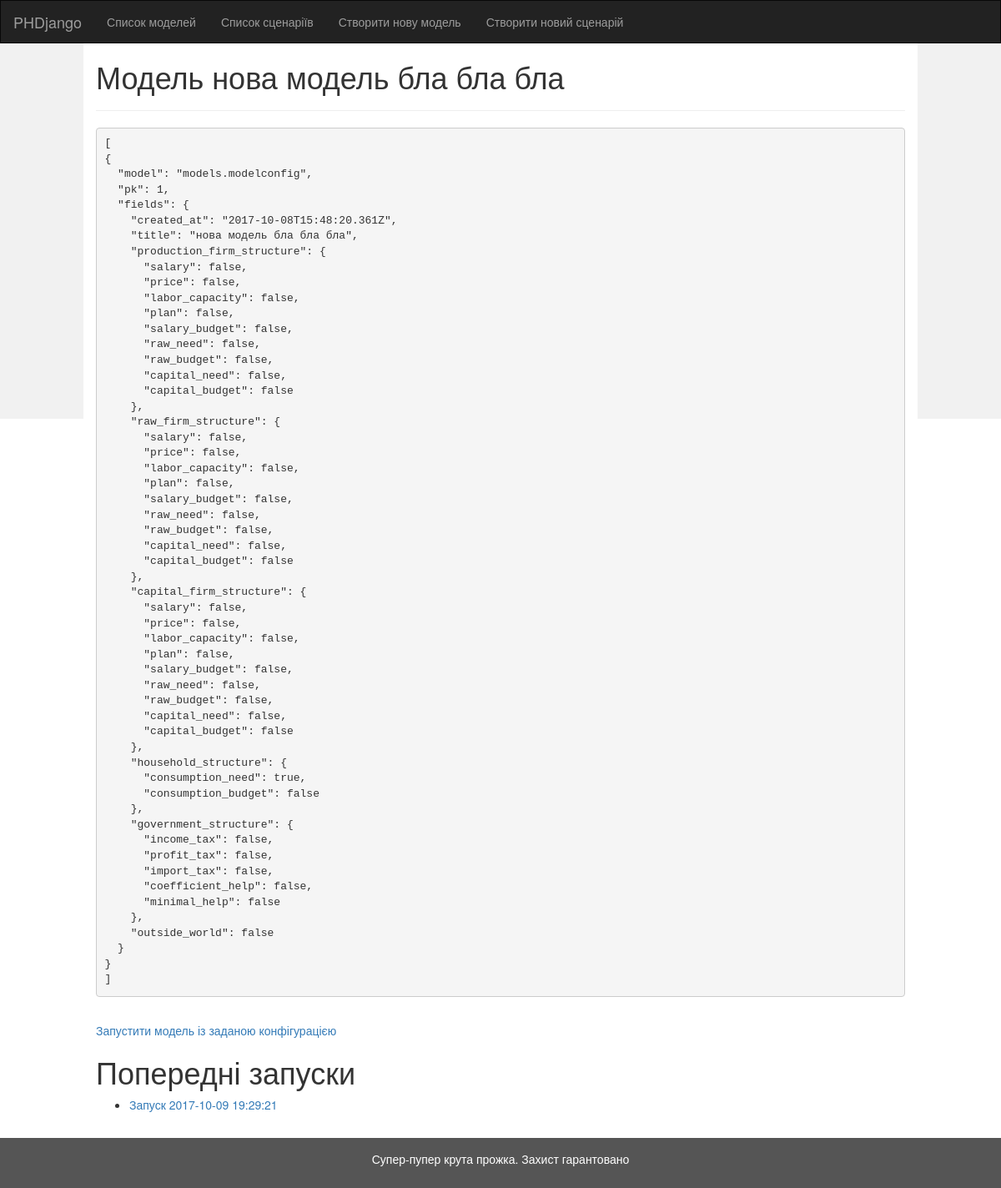
/models/1/, run on the app's committed database.
### models/models.py (models this page shows)
class ModelConfig(models.Model):
    created_at = models.DateTimeField(auto_now_add=True, null=True)
    title = models.CharField("Назва конфігурації моделі", null=True, max_length=1024)
    production_firm_structure = models.ForeignKey(FirmStructure, related_name="ProductionFirm", null=True)
    raw_firm_structure = models.ForeignKey(FirmStructure, related_name="RawFirm", null=True)
    capital_firm_structure = models.ForeignKey(FirmStructure, related_name="CapitalFirm", null=True)
    household_structure = models.ForeignKey(HouseholdStructure, null=True)
    government_structure = models.ForeignKey(GovernmentStructure, null=True)
    outside_world = models.BooleanField("Зовнішній світ", default=False)
    def natural_key(self):
        return (self.title, self.created_at,) + self.production_firm_structure.natural_key() + \
               self.raw_firm_structure.natural_key() + self.capital_firm_structure.natural_key() + \
               self.household_structure.natural_key() + self.government_structure.natural_key()
    natural_key.dependencies = ['phdjango.FirmStructure', 'phdjango.HouseholdStructure', 'phdjango.GovernmentStructure']
    def __str__(self):
        return "Модель " + str(self.title) if self.title is not None else "" + "створена " + self.created_at.strftime(
            "%Y-%m-%d %H:%M:%S")

class ModelResult(models.Model):
    modelRunConfiguration = models.ForeignKey(ModelRunConfiguration, null=True)
    modelConfig = models.ForeignKey(ModelConfig, null=True)
    created_at = models.DateTimeField(auto_now_add=True, null=True)
    def __str__(self):
        return "Запуск " + self.created_at.strftime("%Y-%m-%d %H:%M:%S")

### models/views.py (the view)
# urls.py: url(r'^(?P<model_config_id>[0-9]+)/$', views.get_model_config_view, name='model-config-detail'),
def get_model_config_view(request, model_config_id):
    model_config = get_object_or_404(ModelConfig, pk=model_config_id)
    data = serializers.serialize('json', [model_config], indent = 2, use_natural_foreign_keys=True)
    return render(request, 'models/config-detail.html', {
        "data": data,
        "object": model_config
    })

### models/models.py (called while the page is built)
    def natural_key(self):
        return {
            "consumption_need": self.consumption_need,
            "consumption_budget": self.consumption_budget
        }

    def natural_key(self):
        return {
            "salary": self.salary,
            "price": self.price,
            "labor_capacity": self.labor_capacity,
            "plan": self.plan,
            "salary_budget": self.salary_budget,
            "raw_need": self.raw_need,
            "raw_budget": self.raw_budget,
            "capital_need": self.capital_need,
            "capital_budget": self.capital_budget
        }

    def natural_key(self):
        return {
            "income_tax": self.income_tax,
            "profit_tax": self.profit_tax,
            "import_tax": self.import_tax,
            "coefficient_help": self.coefficient_help,
            "minimal_help": self.minimal_help
        }

### models/templates/models/config-detail.html
{% extends 'models/base.html' %}
{% block title %}{{ object }}{% endblock %}
{% block content %}
   <pre>{{ data }}</pre>
    <br>
    <a href="/models/{{ object.id }}/run">Запустити модель із заданою конфігурацією</a>
    <h1>Попередні запуски</h1>
    {% if 1 %}
    <ul>
        {% for result in object.modelresult_set.all %}
            <li><a href="/models/result/{{ result.id }}">{{ result }}</a></li>
        {% endfor %}
    </ul>
    {% else %}
        <p>Запусків поки не було.</p>
    {% endif %}
{% endblock %}

### data on the page
ModelConfig: title "Модель нова модель бла бла бла"
ModelResult: created_at "Запуск 2017-10-09 19:29:21"
